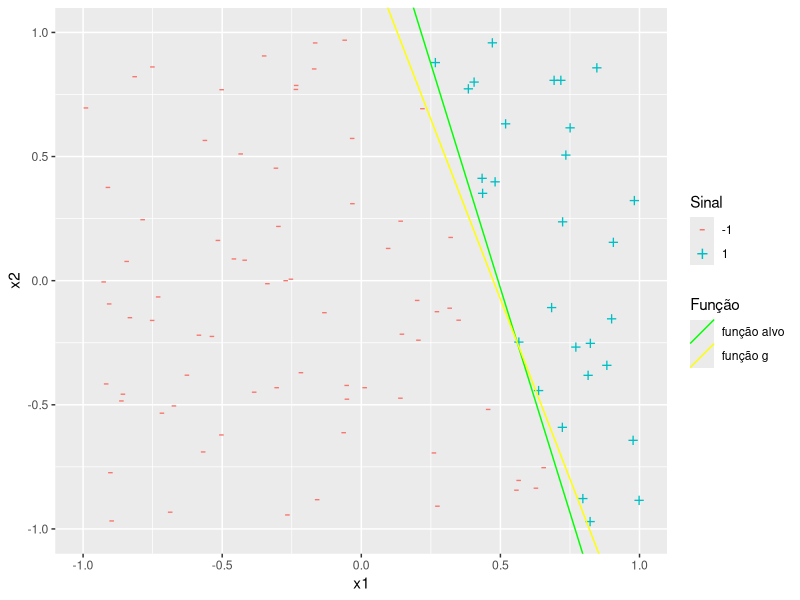

This figure's R source: (Note: a time limit stopped this script after it produced the figure.)
## ---- chunk 1
knitr::opts_chunk$set(echo = TRUE)
## ---- chunk 2
library(knitr)
opts_chunk$set(tidy.opts=list(width.cutoff=60),tidy=TRUE, message = FALSE, warning = FALSE)
## ---- chunk 3
p_amostra = 0.45**10
print(p_amostra)
## ---- chunk 4
result = 1 - (1 - p_amostra)**1000
print(result)
## ---- chunk 5
require(ggplot2)
## ---- chunk 6

# gerar função f
gerar_f <- function() {
  x1 <- runif(2, -1, 1)
  x2 <- runif(2, -1, 1)
# calcular a e b, coeficiente angular e intercepto, respectivamente, da reta (f) passando por x1 e x2 
  a <- (x2[2] - x1[2]) / (x2[1] - x1[1])
  b <- x1[2] - a * x1[1]
  return(list(x1 = x1, x2 = x2, a=a, b=b))
}
f <- gerar_f()
print(f)
## ---- chunk 7
gerar_dados <- function(N) {
    X <- matrix(runif(2*N, -1, 1), ncol = 2)
    colnames(X) <- c("x1", "x2")
    rownames(X) <- paste0("x", 1:N)
    return(X)
}
## ---- chunk 8
avaliar_dados <- function(X,a = f$a, b = f$b){
  #o ponto receberá sinal 1 se estiver acima da reta, e -1 caso contrário
  sinal <- ifelse(X[,2] - a*X[,1] - b > 0, 1, -1)
}
## ---- chunk 9
perceptron <- function(X, sinal, taxa_aprendizagem = 1) {
  #adicionar coordanada artificial "x0 = 1"
  X <- cbind(1, X)
  # inicializar vetor de pesos com zeros
  w <- rep(0, ncol(X))
  # inicializar número de iterações
  iters <- 0

  #iniciar vetor de sinais preditos com 0 conforme enunciado
  sinal_pred <- rep(0, length(sinal))
  
  # iterar enquanto algum componente do vetor de sinais do modelo for diferente do esperado
  while (any(sinal_pred != sinal)) {
    
    #atualizar sinais
    sinal_pred <- X %*% w
    sinal_pred <- ifelse(sinal_pred > 0, 1, -1)

    #encontrar dados classificados erroneamente
    erro_classificacao <- which(sinal != sinal_pred)
    if (length(erro_classificacao) > 0) { # garantir que não haja iteração extra.
      i <- erro_classificacao[1] # selecionar o primeiro dado classificado erradamente
      w <- w + taxa_aprendizagem * sinal[i] * X[i,] # atualizar vetor de peso
      iters <- iters + 1 # atualizar número de iterações
    }

  }

  # retornar vetor de pesos final e número de iterações
  return(list(w = w, iters = iters))
}

## ---- chunk 10
f <- gerar_f()
X <- gerar_dados(100)
sinal <- avaliar_dados(X)
print(cbind(X,sinal)[1:10, ]) # Visualizar apenas os 10 primeiros
## ---- chunk 11
w <- perceptron(X,sinal)$w # no R o primeiro índice é 1, não 0
coef_angular <- -w[2] / w[3] 
intercepto <- -w[1]/ w[3]

w
coef_angular
intercepto
## ---- chunk 12
# Criando dataframe para facilitar a representação gráfica
df <- data.frame(X, sinal)

# Gerando gráfico
ggplot(df, aes(x=X[,1], y=X[,2], size = 3,color=factor(sinal), shape = factor(sinal))) +
  geom_point(show.legend = TRUE) +
  xlim(-1, 1) + ylim(-1, 1) +
  geom_abline(aes(slope = f$a, intercept = f$b, linetype = "função alvo"), color = "green") +
  geom_abline(aes(slope = coef_angular, intercept = intercepto, linetype = "função g"),
              color = "yellow") +
  scale_shape_manual(values = c("-", "+"), name = "Sinal") +
  scale_linetype_manual(values = c("solid", "solid"), name = "Função") +
  guides(color = guide_legend(override.aes = list(shape = c("-", "+"), size = 5))) +
  guides(linetype = guide_legend(override.aes = list(color = c("green", "yellow"),
                                                     shape = c(NA, NA)))) +
  labs(color = "Sinal", shape = "Sinal", linetype = "Função", x = "x1", y = "x2") + 
  scale_size(guide = FALSE)

## ---- chunk 13
iters <- c()
for (i in 1:1000){
  f <- gerar_f()
  X_treino <- gerar_dados(10)
  sinal <- avaliar_dados(X_treino)
  iters[i] <- perceptron(X_treino ,sinal)$iters
}
summary(iters)
## ---- chunk 14
prob_erro <- c()
for (i in 1:1000){
  f <- gerar_f()
  X <- gerar_dados(10)
  sinal <- avaliar_dados(X)
  w <- perceptron(X,sinal)$w
  coef_angular <- -w[2] / w[3]
  intercepto <- -w[1]/ w[3]
  
  n_observacoes = 100000
  X_teste <- gerar_dados(n_observacoes)
  sinal_teste <- avaliar_dados(X_teste)
  sinal_pred_teste <- avaliar_dados(X_teste, a = coef_angular, b = intercepto)
  prob_erro[i] = length(which(sinal_teste != sinal_pred_teste))/n_observacoes
}
summary(prob_erro)
## ---- chunk 15
iters <- c()
for (i in 1:1000){
  f <- gerar_f()
  X_treino <- gerar_dados(100)
  sinal <- avaliar_dados(X_treino)
  iters[i] <- perceptron(X_treino,sinal)$iters
}
summary(iters)
## ---- chunk 16
prob_erro <- c()
for (i in 1:1000){
  f <- gerar_f()
  X_treino <- gerar_dados(100)
  sinal <- avaliar_dados(X_treino)
  w <- perceptron(X_treino,sinal)$w
  coef_angular <- -w[2] / w[3]
  intercepto <- -w[1]/ w[3]
  
  n_observacoes = 100000
  X_teste <- gerar_dados(n_observacoes)
  sinal_teste <- avaliar_dados(X_teste)
  sinal_pred_teste <- avaliar_dados(X_teste, a = coef_angular, b = intercepto)
  prob_erro[i] = length(which(sinal_teste != sinal_pred_teste))/n_observacoes
  
}
summary(prob_erro)
